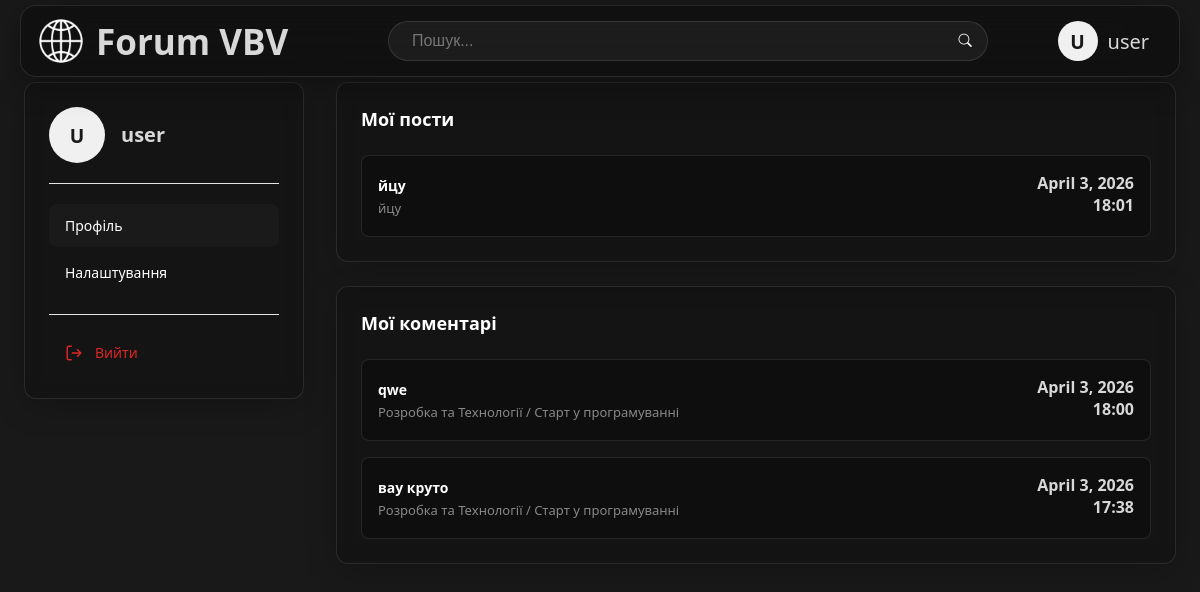
The page /account/ (signed in) on the database its author committed.
### auth_sys/models.py (models this page shows, shortened)
class User(AbstractUser):
    avatar = models.ImageField(
        upload_to=user_avatar_path,
        blank=True,
        verbose_name='Аватар'
    )
    def get_avatar_char(self):
        return self.username[0].upper() if self.username else '?'
    class Meta:
        verbose_name = "Пользователь"
        verbose_name_plural = "Пользователи"

### forum/models.py (models this page shows, shortened)
class Thread(models.Model):
    theme = models.ForeignKey(Theme, on_delete=models.CASCADE, verbose_name='Главная тема')
    title = models.CharField(max_length=155, verbose_name='Название темы')
    author = models.ForeignKey(settings.AUTH_USER_MODEL, on_delete=models.CASCADE, verbose_name='Автор')
    created_at = models.DateTimeField(default=timezone.now, verbose_name='Дата создания')
    description = models.TextField(max_length=255, verbose_name='Описание темы')
    content = models.TextField(verbose_name='Текст темы')
    class Meta:
        verbose_name = 'thread'
        verbose_name_plural = 'threads'

class Post(models.Model):
    thread = models.ForeignKey(Thread, on_delete=models.CASCADE, related_name='posts', verbose_name='Тема')
    author = models.ForeignKey(settings.AUTH_USER_MODEL, on_delete=models.CASCADE, verbose_name='Автор')
    content = models.TextField(verbose_name='Текст сообщения')
    created_at = models.DateTimeField(default=timezone.now, verbose_name='Дата создания')
    updated_at = models.DateTimeField(auto_now=True, verbose_name='Дата обновления')
    class Meta:
        verbose_name = 'Сообщение'
        verbose_name_plural = 'Сообщения'

class Theme(models.Model):
    title = models.CharField(max_length=155, verbose_name='Название')
    author = models.ForeignKey(settings.AUTH_USER_MODEL, on_delete=models.CASCADE, verbose_name='Автор')
    created_at = models.DateTimeField(default=timezone.now, verbose_name='Дата создания')
    description = models.TextField(max_length=100, verbose_name='Описание', blank=True)
    class Meta:
        verbose_name = 'Тема'
        verbose_name_plural = 'Темы'

### forum/views.py (the view, shortened to what this page needs)
# urls.py: path('account/', views.profile_view, name='profile'),
@login_required
def profile_view(request):
    user = request.user
    user_threads = Thread.objects.filter(author=user).order_by('-created_at')
    user_posts = Post.objects.filter(author=user).order_by('-created_at')
    context = {
        'user_threads': user_threads,
        'user_posts': user_posts,
    }
    return render(request, 'forum/account/account.html', context)

### content/templates/forum/account/account.html (shortened to what this page needs)
{% extends 'base.html' %}
{% load static %}
{% block css %}
<link rel="stylesheet" href="{% static 'css/account/profile.css' %}">
{% endblock %}
{% block content %}
<main class="main">
    <aside class="sidebar">
        <div class="sidebar-card">
            <div class="user-info">
                <div class="user-avatar">
                    {% if user.avatar %}
                        <img src="{{ user.avatar.url }}" class="avatar-img">
                    {% else %}
                        <div class="avatar-letter">
                            {{ user.get_avatar_char }}
                        </div>
                    {% endif %}
                </div>
                <h3>{{ user.username }}</h3>
            </div>
            <nav class="sidebar-nav">
                <a class="tab-link active" data-tab="profile">Профiль</a>
                <a class="tab-link" data-tab="settings">Налаштування</a>
                <div class="logout-btn">
                    <a href="{% url 'auth_sys:logout' %}">
                        <svg viewBox="0 0 24 24" fill="none" stroke="currentColor" stroke-width="2">
                            <path d="M9 21H5a2 2 0 0 1-2-2V5a2 2 0 0 1 2-2h4"></path>
                            <polyline points="16 17 21 12 16 7"></polyline>
                            <line x1="21" y1="12" x2="9" y2="12"></line>
                        </svg>
                        Вийти
                    </a>
                </div>
            </nav>
        </div>
    </aside>
    <div class="content active" id="profile">
    <div class="card">
        <div class="card-header">
            <h2>Мої пости</h2>
        </div>
        <div class="posts-list">
            {% for thread in user_threads %}
            <a href="{% url 'forum:thread_details' thread.pk %}">
                <div class="post-item">
                    <div class="post-info">
                        <div class="post-details">
                            <h4>{{ thread.title }}</h4>
                            <p>{{thread.description|truncatewords:20}}</p>
                        </div>
                    </div>
                    <div class="post-meta">
                        <div class="post-date">
                            <p>{{ thread.created_at|date:"F j, Y"}}</p>
                            <p>{{ thread.created_at|time:"H:i"}}</p>
                        </div>
                    </div>
                </div>
            </a>
            {% endfor %}
        </div>
    </div>
    <div class="card">
        <div class="card-header">
            <h2>Мої коментарі</h2>
        </div>
        <div class="posts-list">
            {% for post in user_posts %}
            <a href="{% url 'forum:thread_details' post.thread.pk %}">
                <div class="post-item">
                    <div class="post-info">
                        <div class="post-details">
                            <h4>{{post.content}}</h4>
                            <p>{{post.thread.theme.title}} / {{post.thread.title}}</p>
                        </div>
                    </div>
                    <div class="post-meta">
                        <div class="post-date">
                            <p>{{ post.created_at|date:"F j, Y"}}</p>
                            <p>{{ post.created_at|time:"H:i"}}</p>
                        </div>
                    </div>
                </div>
            </a>
            {% endfor %}
        </div>
    </div>
    </div>
</main>
{% endblock %}

### content/templates/partials/navbar.html (shortened to what this page needs)
{% load static %}
<link rel="stylesheet" href="{% static 'css/partials/navbar.css' %}">
<nav class="nav">
    <div class="navbar">
        <div class="left-side">
            <a class="logo" href="{% url 'forum:home' %}">
                <img src="{% static 'img/icon.png' %}" alt="logo">
                <p>Forum VBV</p>
            </a>
        </div>
        <div class="search">
            <form action="{% url 'forum:search' %}" method="get" class="search-form">
            <input type="text" name="q" placeholder="Пошук..." required autocomplete="off">
            <button type="submit"><i class="bi bi-search"></i></button>
        </form>
        </div>
        <div class="user-links">
                {% if user.is_authenticated %}
                <a href="{% url 'forum:profile' %}" class="menu-user-item">
                    {% if user.avatar %}
                        <img src="{{ user.avatar.url }}" class="user-avatar-img">
                    {% else %}
                        <div class="user-avatar-letter">
                            {{ user.get_avatar_char }}
                        </div>
                    {% endif %}
                    <span>{{user.username}}</span>
                </a>
                {% endif %}
            </div>
    </div>
</nav>

### content/static/css/base.css (style rules this page uses)
* { margin: 0; padding: 0; box-sizing: border-box; }
a { text-decoration: none; color: rgb(216, 216, 216); }
html { margin-left: calc(100vw - 100%); }
body { font-family: 'Segoe UI', Tahoma, Verdana, sans-serif; height: 100vh; margin: 0; }

### content/static/css/account/profile.css (style rules this page uses)
a { text-decoration: none; color: inherit; }
p { color: rgb(216, 216, 216); }
.main { max-width: 1200px; margin: 0 auto; padding: 0 24px; padding-bottom: 32px; display: flex; gap: 32px; }
.sidebar { width: 280px; flex-shrink: 0; }
.sidebar-card { background-color: rgb(0 0 0 / 20%); -webkit-backdrop-filter: blur(12px) saturate(180%); backdrop-filter: blur(10px) saturate(130%); border: 1px solid rgba(255, 255, 255, 0.1); box-shadow: 0 8px 32px 0 rgba(0, 0, 0, 0.2); overflow: hidden; border-radius: 12px; padding: 24px; }
.user-info { display: flex; align-items: center; gap: 16px; padding-bottom: 20px; border-bottom: 1px solid #e5e5e5; margin-bottom: 20px; }
.avatar-letter { width: 56px; height: 56px; background-color: #f0f0f0; color: #181818; display: flex; align-items: center; justify-content: center; border-radius: 50%; font-weight: bold; font-size: 1.2rem; text-transform: uppercase; }
.user-info h3 { font-size: 20px; font-weight: 700; margin-bottom: 2px; color: rgb(216, 216, 216); }
.sidebar-nav { display: flex; flex-direction: column; gap: 4px; }
.sidebar-nav a { display: flex; align-items: center; gap: 12px; padding: 12px 16px; border-radius: 8px; font-size: 14px; color: #fff; transition: all 0.2s; cursor: pointer; }
.sidebar-nav a.active { background-color: #1a1a1a; color: #fff; }
.sidebar-nav svg { width: 18px; height: 18px; }
.logout-btn { margin-top: 16px; padding-top: 16px; border-top: 1px solid #e5e5e5; }
.logout-btn a { color: #dc2626; }
.content { flex: 1; display: none; flex-direction: column; gap: 24px; }
.content.active { display: flex; }
.card { background-color: rgb(0 0 0 / 20%); -webkit-backdrop-filter: blur(12px) saturate(180%); backdrop-filter: blur(10px) saturate(130%); border: 1px solid rgba(255, 255, 255, 0.1); box-shadow: 0 8px 32px 0 rgba(0, 0, 0, 0.2); overflow: hidden; border-radius: 12px; padding: 24px; }
.card-header { color: #fff; display: flex; align-items: center; justify-content: space-between; margin-bottom: 24px; }
.card-header h2 { font-size: 18px; font-weight: 600; }
.posts-list { display: flex; flex-direction: column; gap: 16px; }
.post-item { display: flex; align-items: center; justify-content: space-between; padding: 16px; border-radius: 8px; background-color: rgb(0 0 0 / 30%); border: 1px solid rgba(255, 255, 255, 0.1); overflow: hidden; }
.post-info { display: flex; max-width: 80%; align-items: center; gap: 16px; }
.post-details h4 { font-size: 14px; font-weight: 600; margin-bottom: 4px; color: #fff; }
.post-details p { font-size: 13px; color: #888; }
.post-meta { text-align: right; }
.post-date { font-size: 16px; font-weight: 600; margin-bottom: 4px; color: #fff; }

### rows shown on the page
Thread: title "йцу", description "йцу", created_at "April 3, 2026", created_at "18:01"
Post: content "qwe", thread.theme "Розробка та Технології", thread "Старт у програмуванні", created_at "April 3, 2026", created_at "18:00"
Post: content "вау круто", thread.theme "Розробка та Технології", thread "Старт у програмуванні", created_at "April 3, 2026", created_at "17:38"

### other values the page prints
{{ user.get_avatar_char }} "U"
{{ user.username }} "user"
